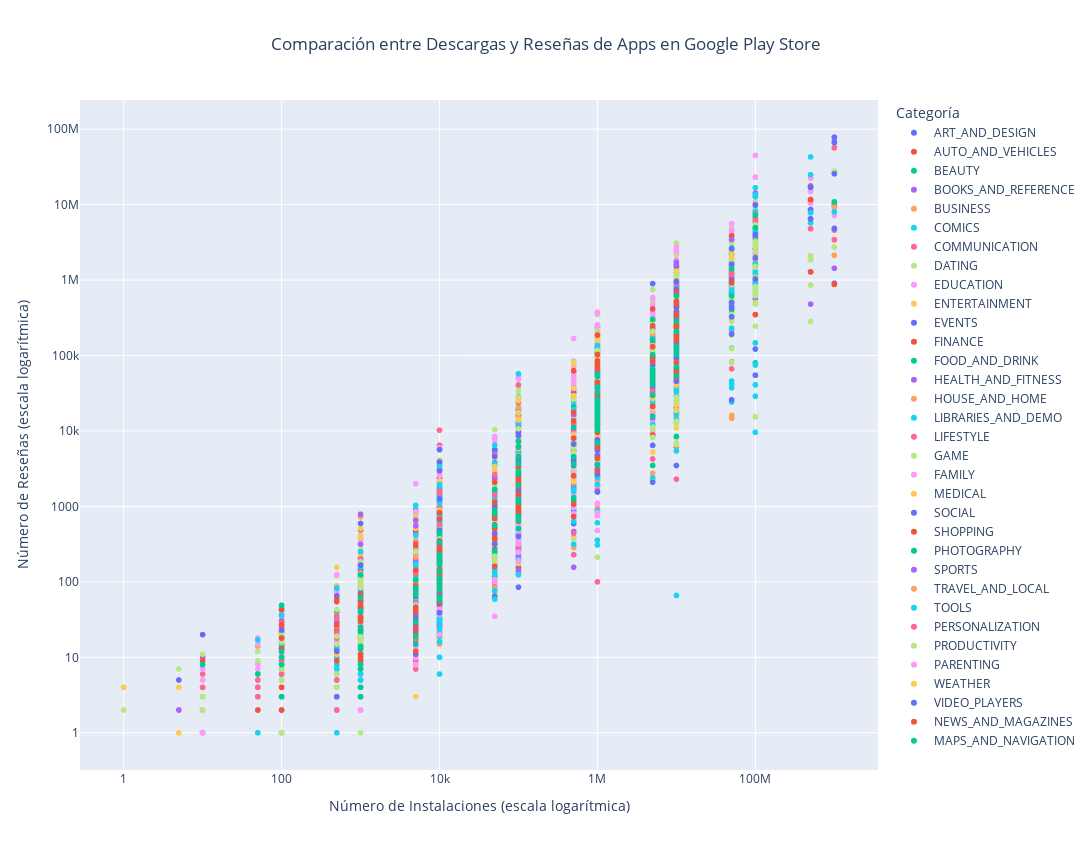

The notebook cell saved with this chart:
### Code cell
# Crear el gráfico
fig = px.scatter(df, x='Installs', y='Reviews', 
                 color='Category',  # Colorear por categoría
                 hover_data=['App', 'Category'],
                 log_x=True, log_y=True,
                 labels={'Installs': 'Número de Instalaciones', 'Reviews': 'Número de Reseñas'},
                 title='Comparación entre Descargas y Reseñas de Apps en Google Play Store',
                 width=1200, height=850)

# Ajustar el diseño
fig.update_layout(
    xaxis_title="Número de Instalaciones (escala logarítmica)",
    yaxis_title="Número de Reseñas (escala logarítmica)",
    legend_title="Categoría",
    title_x = 0.5
)

# Mostrar el gráfico
fig.show()
